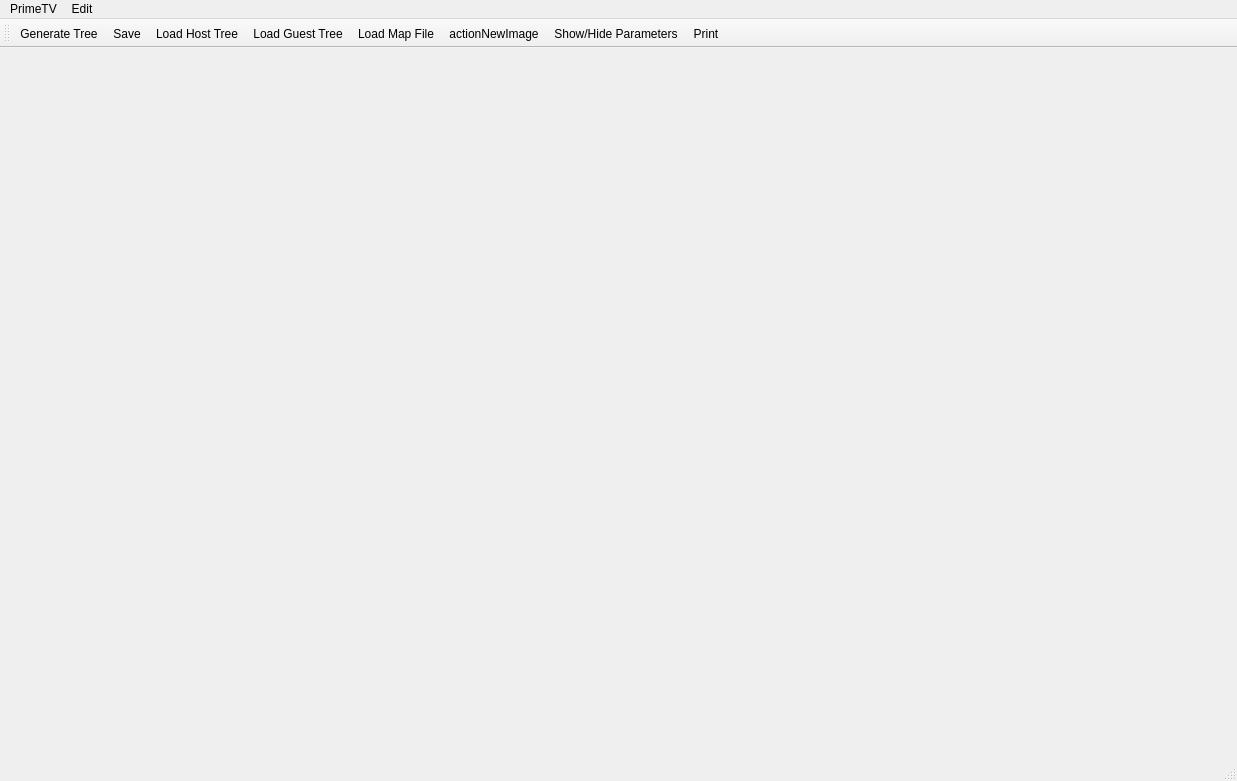
<?xml version="1.0" encoding="UTF-8"?>
<ui version="4.0">
 <class>MainWindow</class>
 <widget class="QMainWindow" name="MainWindow">
  <property name="geometry">
   <rect>
    <x>0</x>
    <y>0</y>
    <width>1237</width>
    <height>781</height>
   </rect>
  </property>
  <property name="windowTitle">
   <string>PrimeTV</string>
  </property>
  <widget class="QWidget" name="centralwidget"/>
  <widget class="QMenuBar" name="menubar">
   <property name="geometry">
    <rect>
     <x>0</x>
     <y>0</y>
     <width>1237</width>
     <height>25</height>
    </rect>
   </property>
   <widget class="QMenu" name="menuPrimeTV">
    <property name="title">
     <string>PrimeTV</string>
    </property>
    <addaction name="actionLoad_Guest_Tree"/>
    <addaction name="actionLoad_Host_Tree"/>
    <addaction name="actionLoad_Map_File"/>
    <addaction name="actionGenerate_Tree"/>
    <addaction name="actionExit"/>
    <addaction name="actionSave"/>
   </widget>
   <widget class="QMenu" name="menuEdit">
    <property name="title">
     <string>Edit</string>
    </property>
    <addaction name="actionShow_Parameters"/>
    <addaction name="actionPrint"/>
    <addaction name="actionShow_LGT_Scenarios"/>
    <addaction name="actionSave_configuration"/>
    <addaction name="actionLoad_configuration"/>
    <addaction name="actionHelp"/>
    <addaction name="actionVersion"/>
   </widget>
   <addaction name="menuPrimeTV"/>
   <addaction name="menuEdit"/>
  </widget>
  <widget class="QStatusBar" name="statusbar"/>
  <widget class="QToolBar" name="toolBar">
   <property name="windowTitle">
    <string>toolBar</string>
   </property>
   <attribute name="toolBarArea">
    <enum>TopToolBarArea</enum>
   </attribute>
   <attribute name="toolBarBreak">
    <bool>false</bool>
   </attribute>
   <addaction name="actionGenerate_Tree"/>
   <addaction name="actionSave"/>
   <addaction name="actionLoad_Host_Tree"/>
   <addaction name="actionLoad_Guest_Tree"/>
   <addaction name="actionLoad_Map_File"/>
   <addaction name="actionNewImage"/>
   <addaction name="actionShow_Parameters"/>
   <addaction name="actionPrint"/>
  </widget>
  <action name="actionLoad_Guest_Tree">
   <property name="icon">
    <iconset resource="application.qrc">
     <normaloff>:/images/fileopen-256.png</normaloff>:/images/fileopen-256.png</iconset>
   </property>
   <property name="text">
    <string>Load Guest Tree</string>
   </property>
  </action>
  <action name="actionLoad_Host_Tree">
   <property name="icon">
    <iconset resource="application.qrc">
     <normaloff>:/images/fileopen-256.png</normaloff>:/images/fileopen-256.png</iconset>
   </property>
   <property name="text">
    <string>Load Host Tree</string>
   </property>
  </action>
  <action name="actionGenerate_Tree">
   <property name="icon">
    <iconset resource="application.qrc">
     <normaloff>:/images/button_blue_play.png</normaloff>:/images/button_blue_play.png</iconset>
   </property>
   <property name="text">
    <string>Generate Tree</string>
   </property>
  </action>
  <action name="actionExit">
   <property name="text">
    <string>Exit</string>
   </property>
  </action>
  <action name="actionSave">
   <property name="icon">
    <iconset resource="application.qrc">
     <normaloff>:/images/filesave-48.png</normaloff>:/images/filesave-48.png</iconset>
   </property>
   <property name="text">
    <string>Save</string>
   </property>
  </action>
  <action name="actionLoad_Map_File">
   <property name="icon">
    <iconset resource="application.qrc">
     <normaloff>:/images/fileopen-256.png</normaloff>:/images/fileopen-256.png</iconset>
   </property>
   <property name="text">
    <string>Load Map File</string>
   </property>
  </action>
  <action name="actionNewImage">
   <property name="icon">
    <iconset resource="application.qrc">
     <normaloff>:/images/file-new-icon.png</normaloff>:/images/file-new-icon.png</iconset>
   </property>
   <property name="text">
    <string>actionNewImage</string>
   </property>
   <property name="toolTip">
    <string>Create a new Image</string>
   </property>
  </action>
  <action name="actionShow_Parameters">
   <property name="icon">
    <iconset resource="application.qrc">
     <normaloff>:/images/Actions-format-indent-more-icon.png</normaloff>:/images/Actions-format-indent-more-icon.png</iconset>
   </property>
   <property name="text">
    <string>Show/Hide Parameters</string>
   </property>
   <property name="toolTip">
    <string>Show/Hide the parameters panel</string>
   </property>
  </action>
  <action name="actionHelp">
   <property name="text">
    <string>Help</string>
   </property>
  </action>
  <action name="actionVersion">
   <property name="text">
    <string>Version</string>
   </property>
  </action>
  <action name="actionSave_configuration">
   <property name="icon">
    <iconset resource="application.qrc">
     <normaloff>:/images/filesave-48.png</normaloff>:/images/filesave-48.png</iconset>
   </property>
   <property name="text">
    <string>Save configuration</string>
   </property>
  </action>
  <action name="actionPrint">
   <property name="icon">
    <iconset resource="application.qrc">
     <normaloff>:/images/print-printer-icone-7769-64.png</normaloff>:/images/print-printer-icone-7769-64.png</iconset>
   </property>
   <property name="text">
    <string>Print</string>
   </property>
  </action>
  <action name="actionShow_LGT_Scenarios">
   <property name="text">
    <string>Show LGT Scenarios</string>
   </property>
  </action>
  <action name="actionLoad_configuration">
   <property name="icon">
    <iconset resource="application.qrc">
     <normaloff>:/images/print-printer-icone-7769-64.png</normaloff>:/images/print-printer-icone-7769-64.png</iconset>
   </property>
   <property name="text">
    <string>Load configuration</string>
   </property>
  </action>
 </widget>
 <resources>
  <include location="application.qrc"/>
 </resources>
 <connections/>
</ui>
